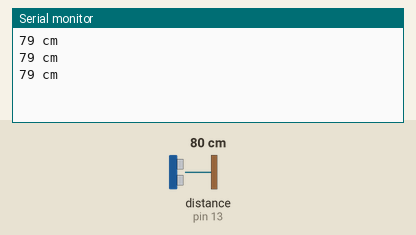
A sketch run on a simulated Arduino Uno, built with avr-gcc and run on an emulated ATmega328P. Parts: the last lines printed to the serial monitor. Wiring (inferred from the names in the program): ultrasonic range finder: trigger pin 12; echo pin 13. The inputs (shaded band) are chosen by the test bench; at power-on: distance to the obstacle (sensor on pin 13) 80 cm. The echo pulse lasts 58.3 µs per cm.

Above: at 1.3 s.
1.4 s: distance to the obstacle (sensor on pin 13) set to 2 cm
At 1.9 s:
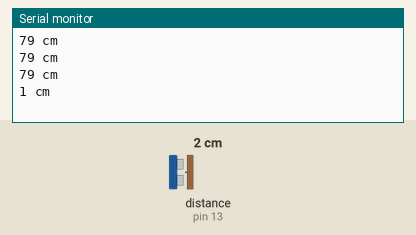
2.9 s: distance to the obstacle (sensor on pin 13) set to 4 cm
At 3.4 s:
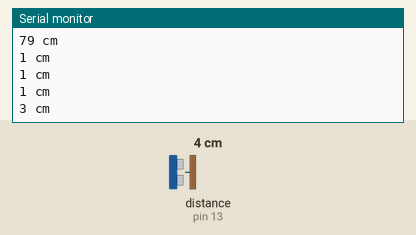
Timing chart, 0 to 5.9 s (numbered marks = the images above; inputs shaded):
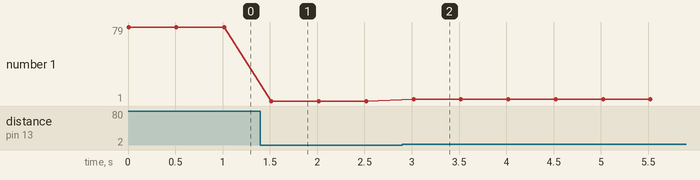

The sketch:

sensor_ultra.ino
```cpp
// Código paralelo do projeto
// Descrição: Código do funcionamento básico do sensor ultrassônico com resposta serial da distância.
//////////////////////////////////////////////////////////////////////////////////////////////////////////////
// #include <Arduino.h>                     // Para usar no PlatformIO

int trigPin = 12;                         // Pino digital 12 = Trigger (Sensor Ultrassônico)
int echoPin = 13;                         // Pino digital 13 = Echo (Sensor Ultrassônico)


void setup() {
Serial.begin (9600);
pinMode(trigPin, OUTPUT);                 // Trigger = Saída do ultrassom (emissão)
pinMode(echoPin, INPUT);                  // Echo = Entrada do ultrassom (detecção)
}

void loop() {
long duration, distance;                  // Define as variáveis "long" de distância e duração (tempo)

digitalWrite(trigPin, LOW);               // Configura o pino 12 com um pulso baixo "LOW" ou desligado ou ainda 0
delayMicroseconds(2);                     // Aguarda 2 microssegundos

digitalWrite(trigPin, HIGH);              // Configura o pino 12 com pulso alto "HIGH" ou ligado ou ainda 1
delayMicroseconds(10);                    // Aguarda 10 microssegundos

digitalWrite(trigPin, LOW);               // Configura o pino 12 com pulso baixo novamente
duration = pulseIn(echoPin, HIGH);        // PulseIn lê o tempo entre a chamada e o pino entrar em HIGH

// O calculo é baseado em S = V * t, lembrando que o tempo vem dobrado porque é de ida e volta do ultrassom
distance = ((duration/2)*0.034029);

Serial.print(distance);                  // Escreve a distância percorrida em centímetros
Serial.println(" cm");

delay(500);                              // Aguarda 500ms para o próximo loop
}
```

Measured:
- after the input at 1.4 s, the serial monitor: prints a new line after 0.12 s (image 1)
- after the input at 2.9 s, the serial monitor: prints a new line after 0.12 s (image 2)
- plotted number 1: 79 → 1 after the input at 1.4 s, 1 → 3 after the input at 2.9 s
